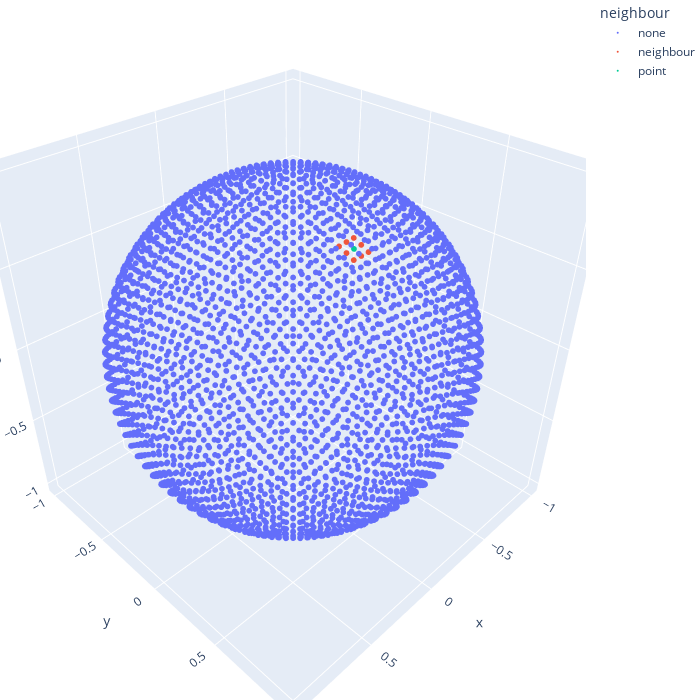

The notebook cell saved with this chart:
### Code cell
fig = px.scatter_3d(
    df,
    x='x', y='y', z='z',
    color='neighbour',
)
fig.update_traces(marker_size=2)
fig.update_layout(
    autosize=False,
    width=700, height=700,
    margin=dict(l=0, r=0, b=0, t=0),
)
fig.show()

### Figure 1 — Plotly figure (JSON) as saved in the notebook; plotly's stock layout.template omitted (floating-point values rounded to 4 significant figures; data arrays with more than 128 entries replaced by an {"elided": "..."} marker saying what was removed)
{"data": [{"hovertemplate": "neighbour=none<br>x=%{x}<br>y=%{y}<br>z=%{z}<extra></extra>", "legendgroup": "none", "marker": {"color": "#636efa", "size": 2, "symbol": "circle"}, "mode": "markers", "name": "none", "scene": "scene", "showlegend": true, "type": "scatter3d", "x": {"elided": "3063 float values"}, "y": {"elided": "3063 float values"}, "z": {"elided": "3063 float values"}}, {"hovertemplate": "neighbour=neighbour<br>x=%{x}<br>y=%{y}<br>z=%{z}<extra></extra>", "legendgroup": "neighbour", "marker": {"color": "#EF553B", "size": 2, "symbol": "circle"}, "mode": "markers", "name": "neighbour", "scene": "scene", "showlegend": true, "type": "scatter3d", "x": [-0.9036, -0.9284, -0.8913, -0.9494, -0.875, -0.9383, -0.9008, -0.9231], "y": [-0.3743, -0.3322, -0.4216, -0.288, -0.4677, -0.3357, -0.4261, -0.3824], "z": [0.2083, 0.1667, 0.1667, 0.125, 0.125, 0.08333, 0.08333, 0.04167]}, {"hovertemplate": "neighbour=point<br>x=%{x}<br>y=%{y}<br>z=%{z}<extra></extra>", "legendgroup": "point", "marker": {"color": "#00cc96", "size": 2, "symbol": "circle"}, "mode": "markers", "name": "point", "scene": "scene", "showlegend": true, "type": "scatter3d", "x": [-0.9166], "y": [-0.3797], "z": [0.125]}], "layout": {"autosize": false, "height": 700, "legend": {"title": {"text": "neighbour"}, "tracegroupgap": 0}, "margin": {"b": 0, "l": 0, "r": 0, "t": 0}, "scene": {"domain": {"x": [0, 1], "y": [0, 1]}, "xaxis": {"title": {"text": "x"}}, "yaxis": {"title": {"text": "y"}}, "zaxis": {"title": {"text": "z"}}}, "width": 700}}
